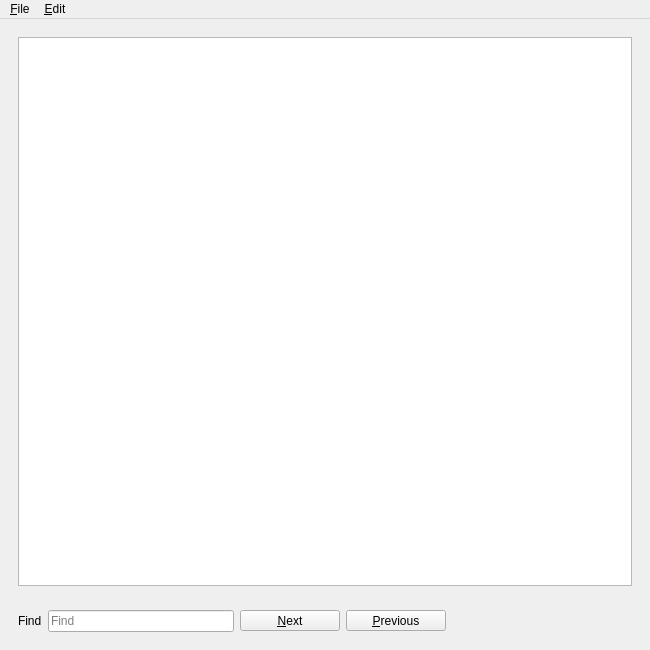
<?xml version="1.0" encoding="UTF-8"?>
<ui version="4.0">
 <class>glitch_documentation</class>
 <widget class="QMainWindow" name="glitch_documentation">
  <property name="geometry">
   <rect>
    <x>0</x>
    <y>0</y>
    <width>650</width>
    <height>650</height>
   </rect>
  </property>
  <property name="windowTitle">
   <string>Glitch</string>
  </property>
  <property name="windowIcon">
   <iconset resource="../Icons/icons.qrc">
    <normaloff>:/Logo/glitch-logo.png</normaloff>:/Logo/glitch-logo.png</iconset>
  </property>
  <widget class="QWidget" name="centralwidget">
   <layout class="QVBoxLayout" name="verticalLayout_2">
    <item>
     <widget class="QStackedWidget" name="stack">
      <property name="currentIndex">
       <number>0</number>
      </property>
      <widget class="QWidget" name="page_1">
       <layout class="QVBoxLayout" name="verticalLayout">
        <item>
         <widget class="QTextBrowser" name="text">
          <property name="tabChangesFocus">
           <bool>true</bool>
          </property>
          <property name="openLinks">
           <bool>false</bool>
          </property>
         </widget>
        </item>
       </layout>
      </widget>
     </widget>
    </item>
    <item>
     <widget class="QFrame" name="frame">
      <layout class="QHBoxLayout" name="horizontalLayout">
       <item>
        <widget class="QLabel" name="label">
         <property name="text">
          <string>Find</string>
         </property>
        </widget>
       </item>
       <item>
        <widget class="QLineEdit" name="find">
         <property name="placeholderText">
          <string>Find</string>
         </property>
        </widget>
       </item>
       <item>
        <widget class="QToolButton" name="next">
         <property name="minimumSize">
          <size>
           <width>100</width>
           <height>0</height>
          </size>
         </property>
         <property name="text">
          <string>&amp;Next</string>
         </property>
         <property name="toolButtonStyle">
          <enum>Qt::ToolButtonTextBesideIcon</enum>
         </property>
        </widget>
       </item>
       <item>
        <widget class="QToolButton" name="previous">
         <property name="minimumSize">
          <size>
           <width>100</width>
           <height>0</height>
          </size>
         </property>
         <property name="text">
          <string>&amp;Previous</string>
         </property>
         <property name="toolButtonStyle">
          <enum>Qt::ToolButtonTextBesideIcon</enum>
         </property>
        </widget>
       </item>
       <item>
        <spacer name="horizontalSpacer">
         <property name="orientation">
          <enum>Qt::Horizontal</enum>
         </property>
         <property name="sizeHint" stdset="0">
          <size>
           <width>184</width>
           <height>20</height>
          </size>
         </property>
        </spacer>
       </item>
      </layout>
     </widget>
    </item>
   </layout>
  </widget>
  <widget class="QMenuBar" name="menuBar">
   <property name="geometry">
    <rect>
     <x>0</x>
     <y>0</y>
     <width>650</width>
     <height>30</height>
    </rect>
   </property>
   <widget class="QMenu" name="menu_File">
    <property name="title">
     <string>&amp;File</string>
    </property>
    <addaction name="action_Print"/>
    <addaction name="separator"/>
    <addaction name="action_Close"/>
   </widget>
   <widget class="QMenu" name="menu_Edit">
    <property name="title">
     <string>&amp;Edit</string>
    </property>
    <addaction name="action_Find"/>
   </widget>
   <addaction name="menu_File"/>
   <addaction name="menu_Edit"/>
  </widget>
  <action name="action_Close">
   <property name="text">
    <string>&amp;Close</string>
   </property>
   <property name="shortcut">
    <string>Ctrl+W</string>
   </property>
  </action>
  <action name="action_Find">
   <property name="text">
    <string>&amp;Find</string>
   </property>
   <property name="shortcut">
    <string>Ctrl+F</string>
   </property>
  </action>
  <action name="action_Print">
   <property name="text">
    <string>&amp;Print...</string>
   </property>
  </action>
 </widget>
 <tabstops>
  <tabstop>text</tabstop>
  <tabstop>find</tabstop>
  <tabstop>next</tabstop>
  <tabstop>previous</tabstop>
 </tabstops>
 <resources>
  <include location="../Icons/icons.qrc"/>
 </resources>
 <connections/>
</ui>
